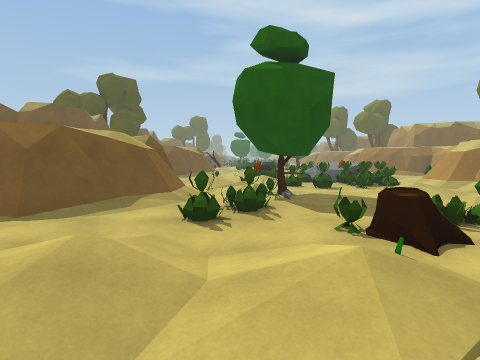
View 1 (above)

16 first-person views from a walk through a Unity game level. The camera is 1.4 m above the floor, tilts 4° down and sees 75° across. The floor is counted in squares, 2 m on a side. Each view is taken from the middle of a square. On the plan, view 1 faces up. The plan holds only what a view shows up to about 10 squares ahead; the rest is blank. The place goes on beyond the plan. The player character is not drawn. Some animated figures are not drawn.

View 2
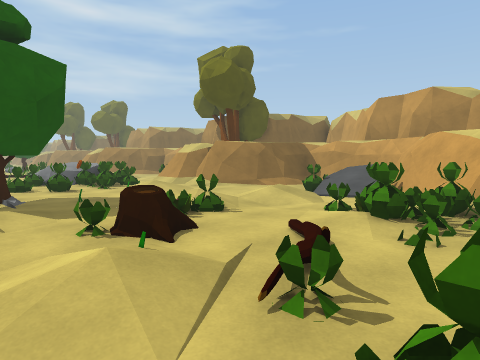

View 3
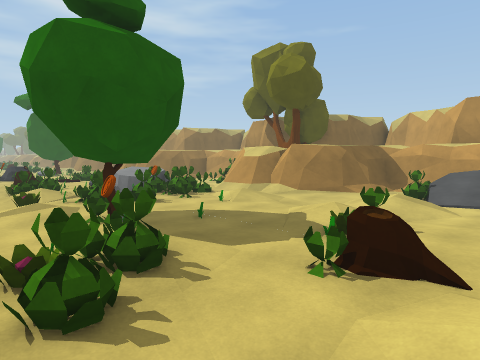

View 4
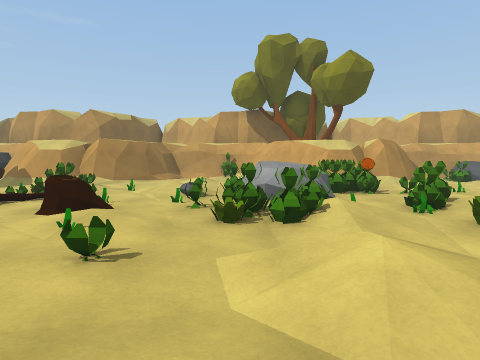

View 5
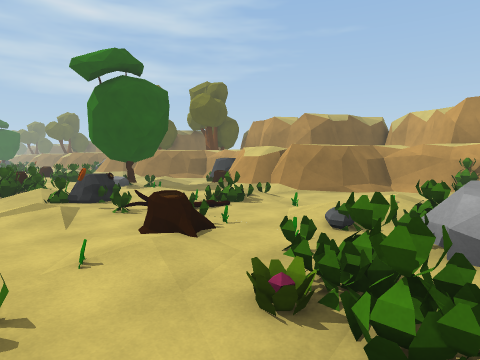

View 6
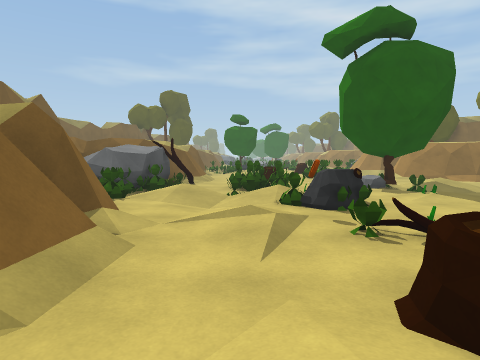

View 7
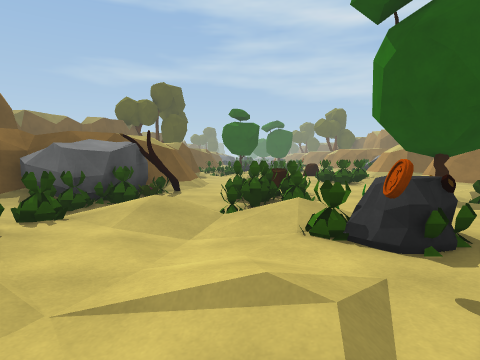

View 8
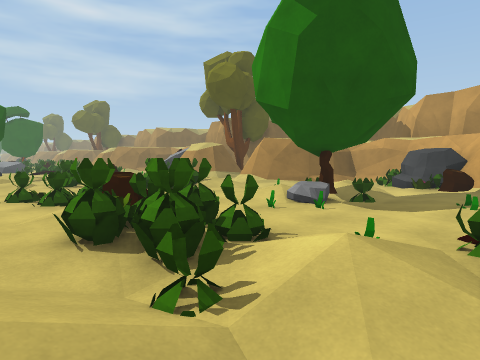

View 9
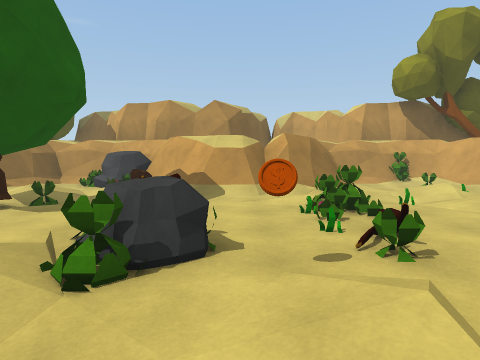

View 10
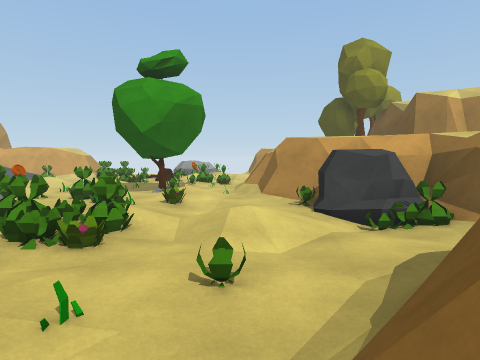

View 11
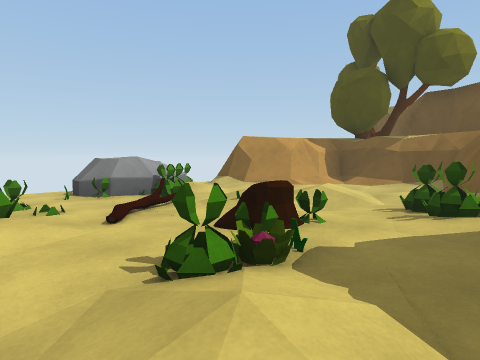

View 12
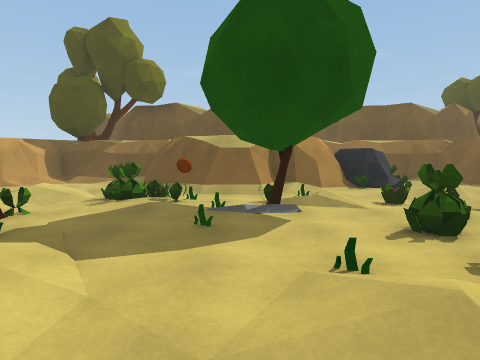

View 13
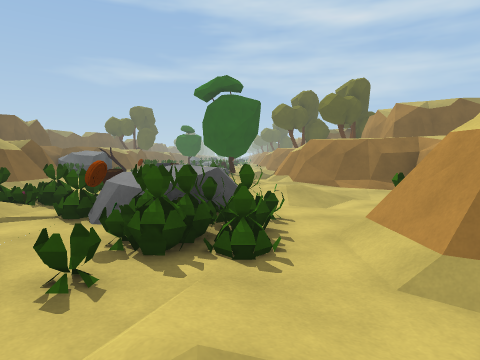

View 14
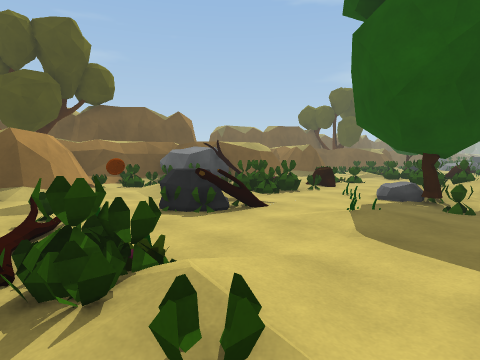

View 15
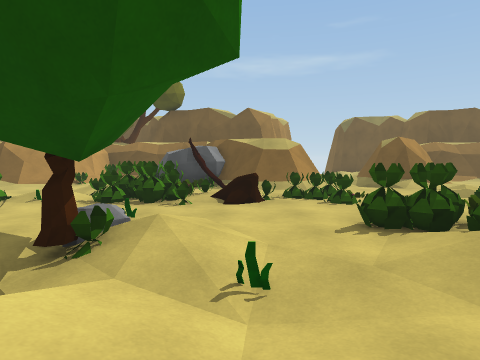

View 16
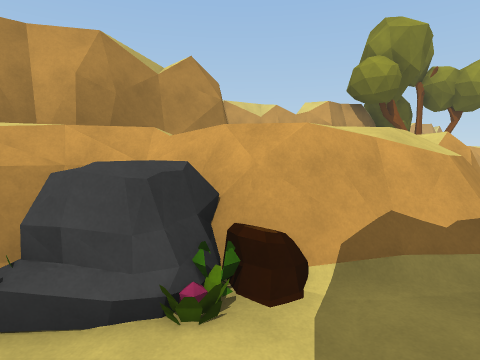

### Floor plan
Key: @ floor where view 1 was taken; # wall or solid block; . main floor; : floor 0.25 m higher than the main floor; - floor 0.25 m lower than the main floor; + floor 0.5 m higher than the main floor; / step, stairs or slope; = window, fence, low wall or low ledge; ^ raised ledge; O other object.
Columns run from 4 left of view 1 to 9 right of it. Each row starts with its distance up from view 1.
 23   #.OO.O/.#
 22   #/OO.O..###
 21  ##/.O..O-..#
 20 ##OOOOO#.:.O#
 19 #OO-OO.OO-OO#
 18 #OO:OO.OO.O##
 17 #/O--OOOO/##
 16 ###..OOO./#
 15   #.OOOOO.#
 14   #/...OO.###
 13  ##/OOOOO-./#
 12 ##/O.OOOOO.-#
 11 #.--OO.O--.O#
 10 #O.:OOO O.O##
  9 #OO-OOOOO/##
  8 ###.OOOOO/#
  7   #O/O.O/.#
  6   #/OOO...###
  5  ##OOO..--..##
  4 ##/.OOOO/:.OO#
  3 #.---OOO--/+^#
  2 #-.:.O.OO.##^#
  1 #/.--.OOOO##
  0 ###.@O.OOO
 -1   #.O OO
 -2   =

Positions as (right, up) in squares from view 1, and headings:
1: (0, 0), facing up
2: (0, 0), facing up-right
3: (-1, 2), facing up-right
4: (-3, 11), facing right
5: (-1, 10), facing up-right
6: (0, 12), facing up
7: (0, 14), facing up
8: (-1, 17), facing up-right
9: (-1, 16), facing right
10: (-1, 14), facing down
11: (4, 5), facing down-left
12: (5, 6), facing left
13: (4, 6), facing up
14: (5, 14), facing up-left
15: (6, 21), facing left
16: (5, 20), facing down-right
